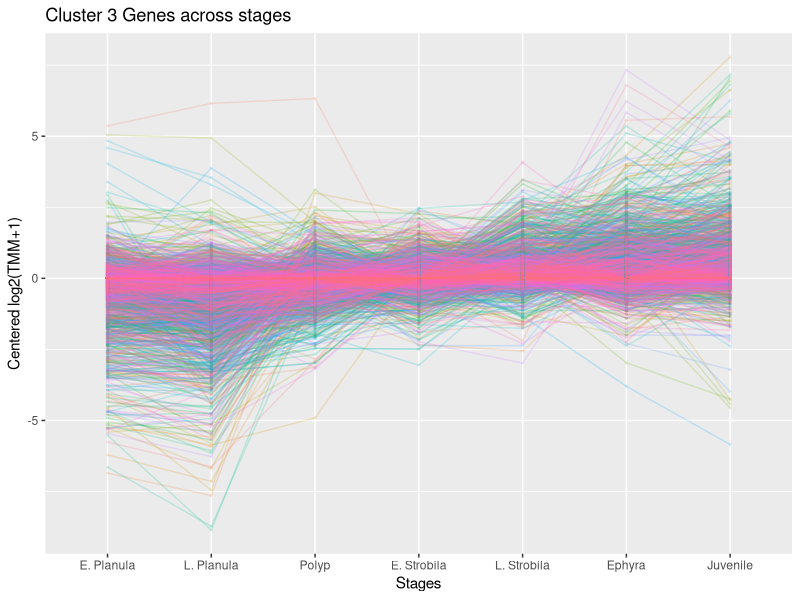
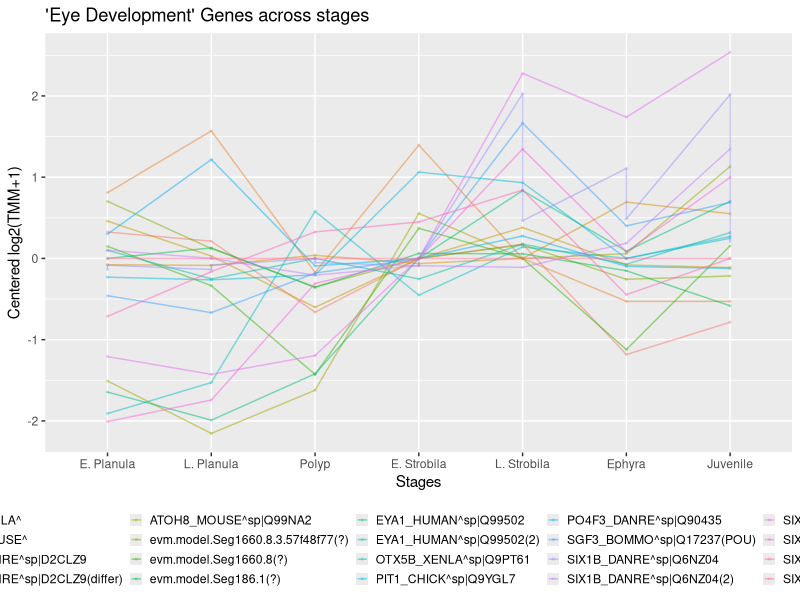
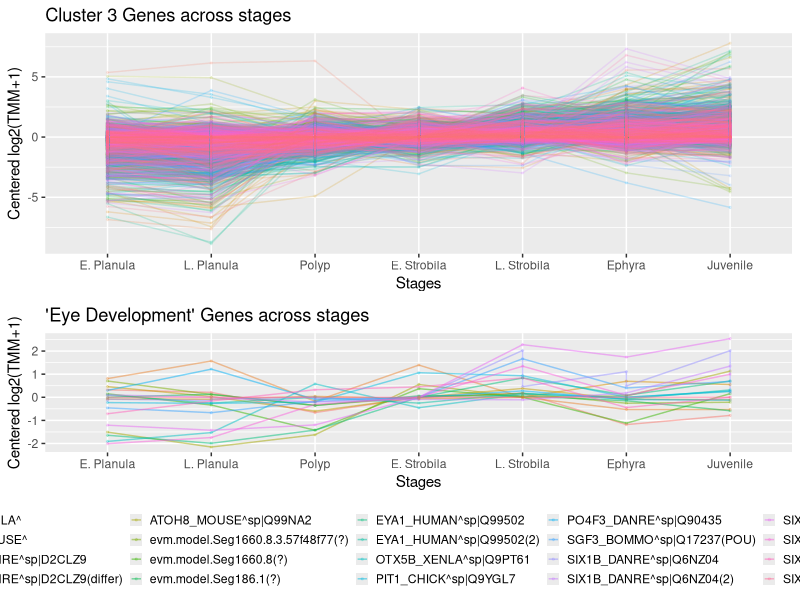

These charts were generated, in order, by the following R code:
## ---- chunk 1
cluster3 <- read.csv("mean_cluster3_counts.csv", sep = "\t")
# rownames(cluster3) <- cluster3$X
# colnames(cluster3)
# cluster3 <- cluster3[, -1]
names(cluster3) <- c("Gene", "E. Planula", "L. Planula", "Polyp",
                     "E. Strobila", "L. Strobila", "Ephyra", "Juvenile")
# Center the data
library(matrixStats)
row_median_vector <- rowMedians(as.matrix(cluster3[2:8] + 1))
cluster3_cent <- log2(cluster3[2:8] + 1) - log2(row_median_vector)
cluster3[2:8] <- cluster3_cent

# reshape dataframe to "long" version
library(reshape2)
df <- melt(cluster3, id = c("Gene"), variable.name = "Stages")

library(ggplot2)
p1 <- ggplot(df, aes(x = Stages, y = value, by = Gene)) +
  geom_line(aes(group = Gene, color = Gene), alpha = 0.2) +
  geom_point(alpha = 0.1, aes(color = Gene, group = Gene), size = 0.5) +
  theme(legend.position = "none") +
  ggtitle("Cluster 3 Genes across stages") +
  ylab("Centered log2(TMM+1)")
p1

## ---- chunk 2
eye <- read.csv("mean_specific_counts-anno.csv", sep = "\t")
names(eye) <- c("Gene", "E. Planula", "L. Planula", "Polyp",
                     "E. Strobila", "L. Strobila", "Ephyra", "Juvenile")

row_median_vector2 <- rowMedians(as.matrix(eye[2:8] + 1))
eye_cent <- log2(eye[2:8] + 1) - log2(row_median_vector2)
eye[2:8] <- eye_cent

df2 <- melt(eye, id = c("Gene"), variable.name = "Stages")
p2 <- ggplot(df2, aes(x = Stages, y = value, by = Gene)) +
  geom_line(aes(group = Gene, color = Gene), alpha = 0.5) +
  geom_point(alpha = 0.2, aes(color = Gene, group = Gene), size = 0.5) +
  theme(legend.position = "bottom", legend.key.size = unit(0.3, "cm")) +
  ggtitle("'Eye Development' Genes across stages") +
  ylab("Centered log2(TMM+1)")
p2

# plot both graphs together
library(gridExtra)
grid.arrange(p1, p2, nrow = 2)


# Save plots to pdf
lineplots <- arrangeGrob(p1, p2, nrow =2)
ggsave("cluster3_expr_lineplots.pdf", lineplots)
